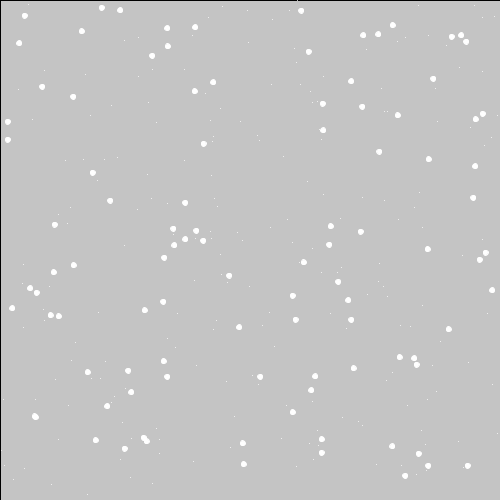
Frame 1 (no input)
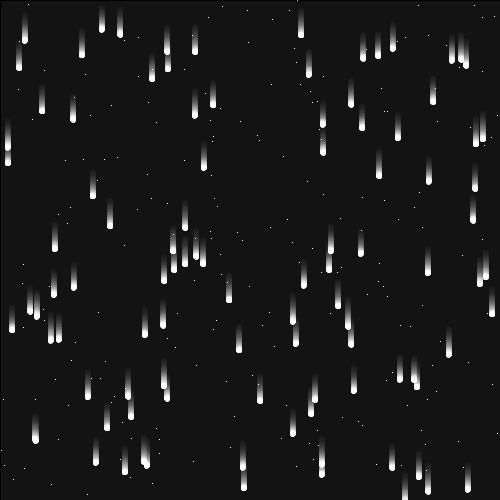
Frame 60 (the mouse pressed at the canvas centre just before this capture)
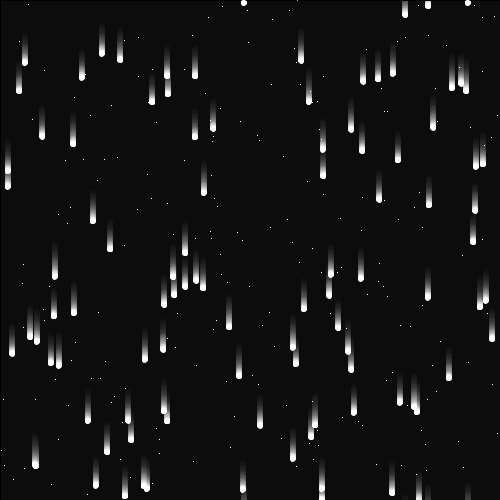
Frame 120 (the mouse held since frame 60 and released just before this capture)

The Processing sketch that drew these frames (run headless with seeded random() and noise(); from frame 60 on, the mouse is pressed at the canvas centre):

// Processing sketch: processing_87740
// ── processing_87740.pde

snow s1=new snow();
star st1=new star();
void setup()
{
  int i;
  size(500,500);
  for(i=1;i<=100;i++)
  {
    s1.New(i);
  }
  for(i=1;i<=200;i++)
  {
    st1.New(i);
  }
}

void draw()
{
  int i;
  fill(0,0,0,10);
  stroke(0);
  rect(0,0,500,500);
  for(i=1;i<=100;i++)
  {
    s1.update(i);
  }
  for(i=1;i<=200;i++)
  {
    st1.update(i);
  }
}

class snow
{
  float[] x=new float[151];
  float[] y=new float[151];
  snow()
  {
    
  }
  void New(int i1)
  {
    x[i1]=random(0,500);
    y[i1]=random(0,500);
  }
  void update(int i2)
  {
    y[i2]=y[i2]+random(0.1,0.7);
    stroke(255);
    fill(255);
    ellipse(x[i2],y[i2],5,5);
    if(y[i2]>500)
    {
      y[i2]=-10;
    }
  }
}

class star
{
  float[] x=new float[301];
  float[] y=new float[301];
  star()
  {
    
  }
  void New(int i1)
  {
    x[i1]=random(0,500);
    y[i1]=random(0,500);
  }
  void update(int i2)
  {
    point(x[i2],y[i2]);
  }
}
